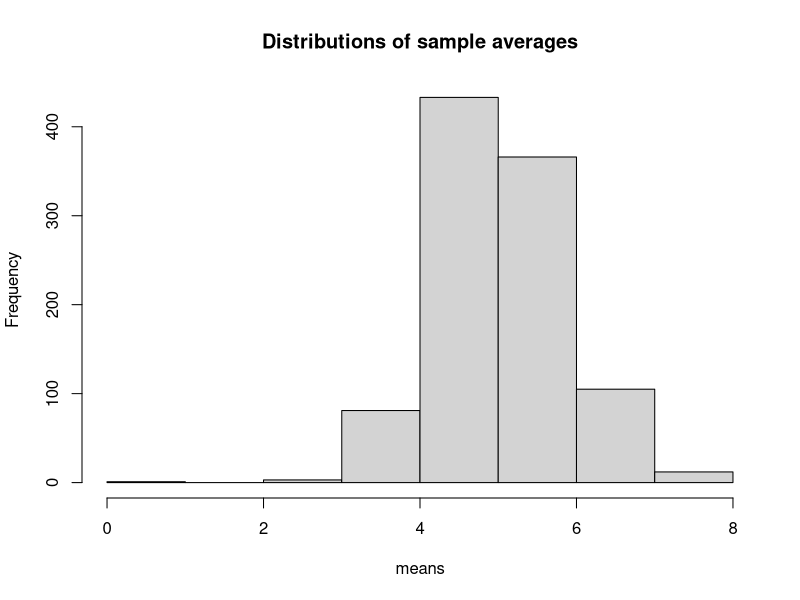
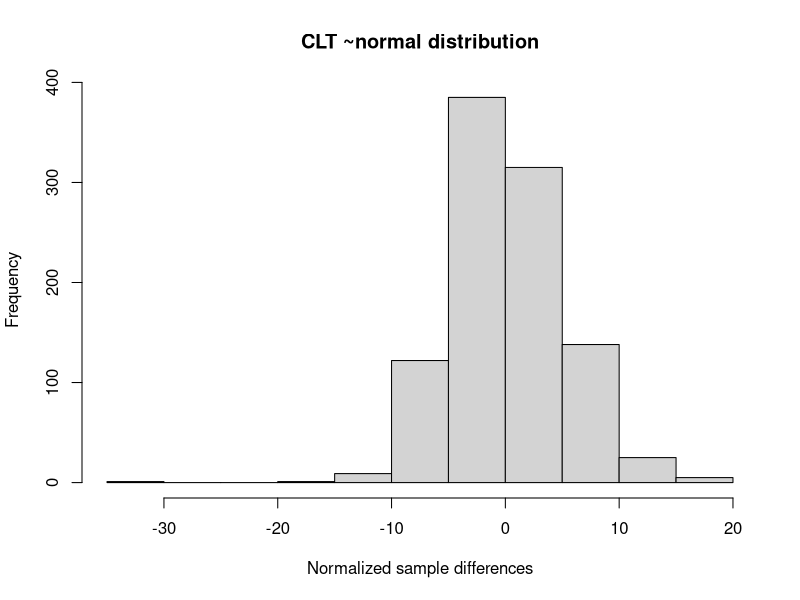
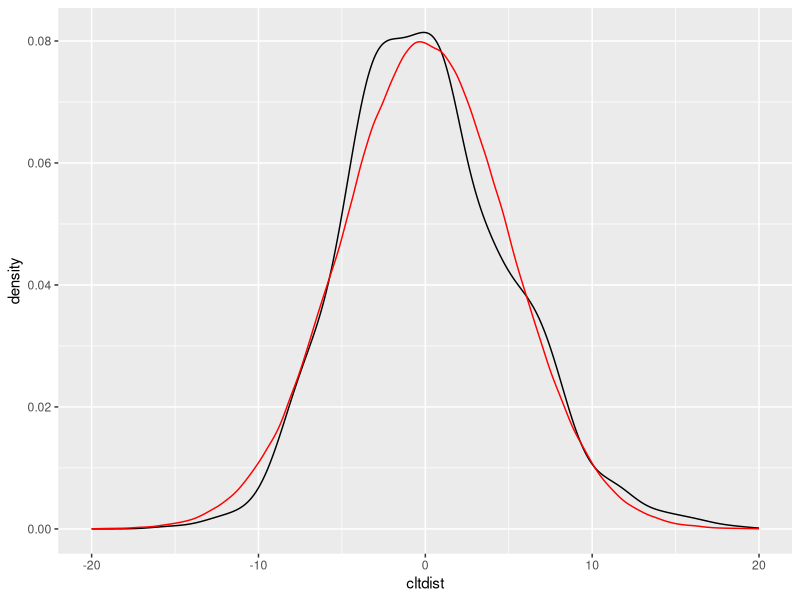

R code for these plots, in order: (Note: this script raises an error after producing the figures.)
## ---- chunk 1
knitr::opts_chunk$set(error = FALSE, warning = FALSE)
library(knitr)
library(ggplot2)
library(dplyr)
## ---- chunk 2
means <- 0
for (i in 1 : 1000) means <- c(means, mean(rexp(40, .2)))
## ---- chunk 3
hist(means, main="Distributions of sample averages")
## ---- chunk 4
cltdist <- (1000^(1/2)*(means - 5))/5
hist(cltdist, main="CLT ~normal distribution", xlab = "Normalized sample differences")
## ---- chunk 5
quantile(cltdist)
## ---- chunk 6
# 5 + c(-1,1) * qnorm(.975) * 5 / sqrt(1000)
# mean(means) + c(-1,1) * qnorm(.975) * sd(means) / sqrt(length(means))
ggplot() + geom_density(aes(x = cltdist)) +
    geom_density(aes(x = rnorm(800000, 0, 5)), colour = "#FF0000") +
    xlim(c(-20,20)) + labs(xlab("Samples"), ylab("Density"))
## ---- chunk 7
data("ToothGrowth")
## ---- chunk 8
kable(ToothGrowth %>% group_by_(.dots=c("supp", "dose")) %>% summarize(length = mean(len), sd = sd(len)), caption = "Mean and standard deviation of growth by supplement and dosage")
## ---- chunk 9
kable(rbind(data.frame(Test="0.5 Dosage", P.value=0.006359), data.frame(Test="1 Dosage", P.value=0.001038), data.frame(Test="2 Dosage", P.value=0.9639)), caption = "P values for the different hypothesis and dosages")
## ---- chunk 10
cat('\\pagebreak')
## ---- chunk 11
# 0.5 Dosage
t.test(len ~ supp, paired = F, var.equal = FALSE,
       data=ToothGrowth[ToothGrowth$dose == 0.5,],
       alternative = "two.sided")

# 1 Dosage
t.test(len ~ supp, paired = F, var.equal = FALSE,
       data=ToothGrowth[ToothGrowth$dose == 1,],
       alternative = "two.sided")

# 2 Dosage
t.test(len ~ supp, paired = F, var.equal = FALSE,
       data=ToothGrowth[ToothGrowth$dose == 2,],
       alternative = "two.sided")
